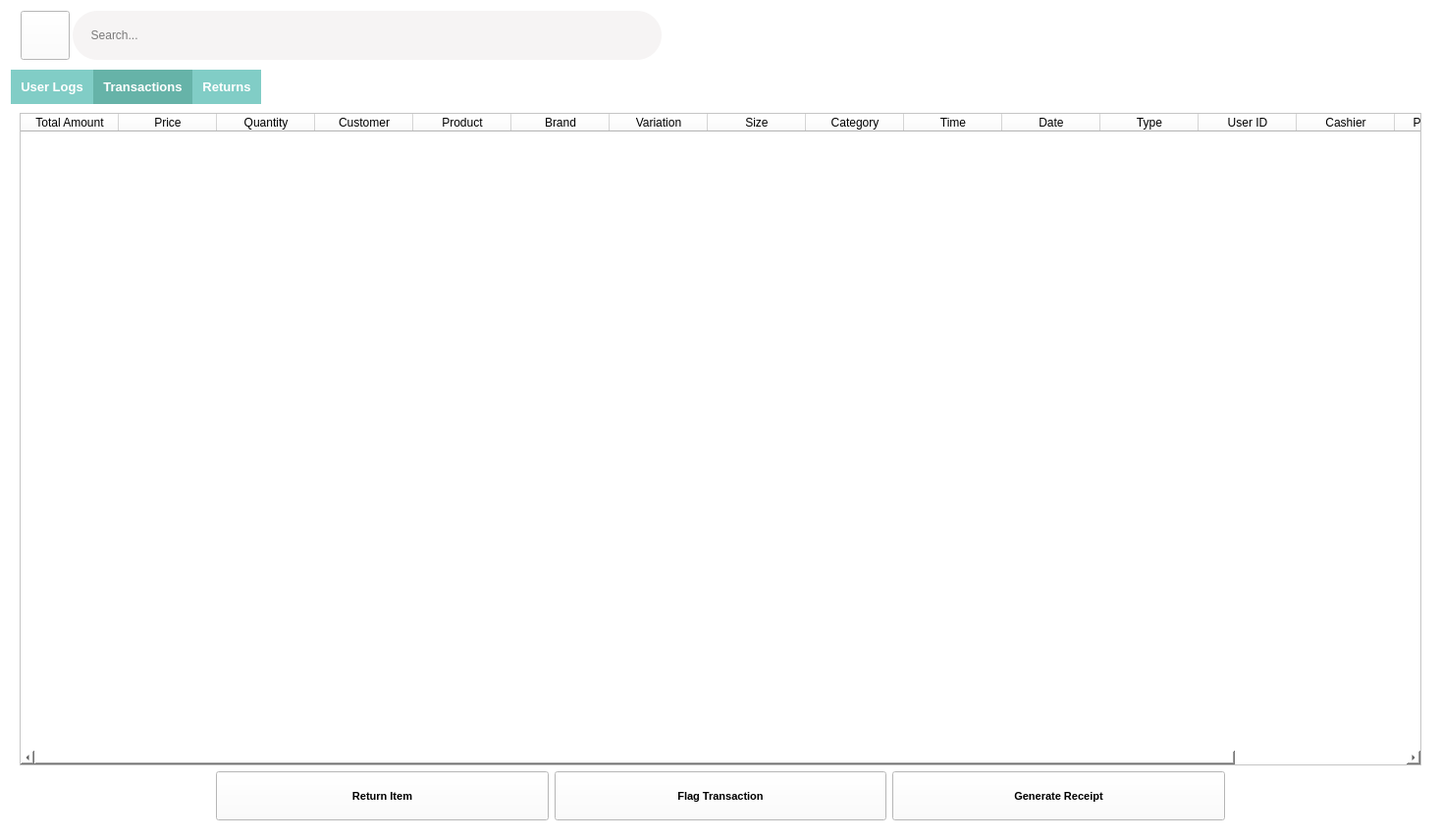
<?xml version="1.0" encoding="UTF-8"?>
<ui version="4.0">
 <class>Cart_Tab</class>
 <widget class="QWidget" name="Cart_Tab">
  <property name="geometry">
   <rect>
    <x>0</x>
    <y>0</y>
    <width>1468</width>
    <height>856</height>
   </rect>
  </property>
  <property name="windowTitle">
   <string>Cart</string>
  </property>
  <property name="styleSheet">
   <string notr="true">background-color:#fff;</string>
  </property>
  <layout class="QGridLayout" name="gridLayout_4">
   <item row="0" column="0">
    <layout class="QGridLayout" name="gridLayout_2">
     <property name="rightMargin">
      <number>0</number>
     </property>
     <property name="horizontalSpacing">
      <number>6</number>
     </property>
     <property name="verticalSpacing">
      <number>10</number>
     </property>
     <item row="0" column="0">
      <layout class="QHBoxLayout" name="horizontalLayout_2">
       <property name="spacing">
        <number>3</number>
       </property>
       <item>
        <spacer name="horizontalSpacer_2">
         <property name="orientation">
          <enum>Qt::Horizontal</enum>
         </property>
         <property name="sizeType">
          <enum>QSizePolicy::Fixed</enum>
         </property>
         <property name="sizeHint" stdset="0">
          <size>
           <width>10</width>
           <height>20</height>
          </size>
         </property>
        </spacer>
       </item>
       <item>
        <widget class="QPushButton" name="search_button">
         <property name="minimumSize">
          <size>
           <width>50</width>
           <height>50</height>
          </size>
         </property>
         <property name="maximumSize">
          <size>
           <width>50</width>
           <height>50</height>
          </size>
         </property>
         <property name="font">
          <font>
           <family>Segoe UI</family>
           <pointsize>14</pointsize>
           <weight>50</weight>
           <italic>false</italic>
           <bold>false</bold>
           <strikeout>false</strikeout>
          </font>
         </property>
         <property name="mouseTracking">
          <bool>true</bool>
         </property>
         <property name="tabletTracking">
          <bool>true</bool>
         </property>
         <property name="layoutDirection">
          <enum>Qt::LeftToRight</enum>
         </property>
         <property name="styleSheet">
          <string notr="true">QPushButton {
 background-color: #f6f4f4;
border-radius:25px;
color:black;
;
}
QPushButton#quit_button {
   background-color: green;
}
QPushButton::pressed {
background-color: #fff;
}
QpushButton{
border: 2px solid #555;
    border-radius: 20px;
    border-style: outset;
border-width:200px;

}
QPushButton:hover {
   background-color: #81cdc6;
   transition: background-color 0.5s cubic-bezier(0.4, 0, 0.2, 1);
color:#fff;
}

shoppingbag:hover{
color:#fff;
background-repeat:no-repeat;
}

border:none;
</string>
         </property>
         <property name="text">
          <string/>
         </property>
         <property name="icon">
          <iconset resource="logo.qrc">
           <normaloff>:/search/search.png</normaloff>:/search/search.png</iconset>
         </property>
         <property name="iconSize">
          <size>
           <width>20</width>
           <height>20</height>
          </size>
         </property>
        </widget>
       </item>
       <item>
        <widget class="QLineEdit" name="search_input">
         <property name="minimumSize">
          <size>
           <width>300</width>
           <height>50</height>
          </size>
         </property>
         <property name="maximumSize">
          <size>
           <width>600</width>
           <height>75</height>
          </size>
         </property>
         <property name="layoutDirection">
          <enum>Qt::LeftToRight</enum>
         </property>
         <property name="styleSheet">
          <string notr="true">border-radius:25px;
padding-right:10px;
padding-left:10px;
background-color:#f6f4f4;
</string>
         </property>
         <property name="text">
          <string/>
         </property>
         <property name="cursorPosition">
          <number>0</number>
         </property>
         <property name="dragEnabled">
          <bool>false</bool>
         </property>
         <property name="placeholderText">
          <string>  Search...</string>
         </property>
         <property name="cursorMoveStyle">
          <enum>Qt::LogicalMoveStyle</enum>
         </property>
        </widget>
       </item>
       <item>
        <spacer name="horizontalSpacer_4">
         <property name="orientation">
          <enum>Qt::Horizontal</enum>
         </property>
         <property name="sizeHint" stdset="0">
          <size>
           <width>40</width>
           <height>20</height>
          </size>
         </property>
        </spacer>
       </item>
      </layout>
     </item>
     <item row="1" column="0">
      <widget class="QTabWidget" name="tabWidget">
       <property name="font">
        <font>
         <family>Segoe UI</family>
         <pointsize>10</pointsize>
         <weight>75</weight>
         <bold>true</bold>
        </font>
       </property>
       <property name="layoutDirection">
        <enum>Qt::LeftToRight</enum>
       </property>
       <property name="styleSheet">
        <string notr="true">QTabWidget::tab-bar {
   border: 1px solid gray;
background-color:81cdc6;
}
QTabBar::tab {
  background: #81cdc6;
  color: #fff;
  padding: 10px;
border-radius: 20px;

 }

 QTabBar::tab:selected {
  background: #66b3a8 ;
 }
QTabWidget::pane { 
   border: none;
}</string>
       </property>
       <property name="tabShape">
        <enum>QTabWidget::Rounded</enum>
       </property>
       <property name="currentIndex">
        <number>1</number>
       </property>
       <property name="iconSize">
        <size>
         <width>20</width>
         <height>20</height>
        </size>
       </property>
       <property name="elideMode">
        <enum>Qt::ElideRight</enum>
       </property>
       <property name="tabBarAutoHide">
        <bool>false</bool>
       </property>
       <widget class="QWidget" name="tab">
        <attribute name="title">
         <string>User Logs</string>
        </attribute>
        <layout class="QGridLayout" name="gridLayout_3">
         <item row="0" column="0">
          <widget class="QTableWidget" name="tableWidget">
           <column>
            <property name="text">
             <string>Log ID</string>
            </property>
           </column>
           <column>
            <property name="text">
             <string>User ID</string>
            </property>
           </column>
           <column>
            <property name="text">
             <string>Action</string>
            </property>
           </column>
           <column>
            <property name="text">
             <string>Time</string>
            </property>
           </column>
           <column>
            <property name="text">
             <string>Date</string>
            </property>
           </column>
          </widget>
         </item>
        </layout>
       </widget>
       <widget class="QWidget" name="Transactions">
        <attribute name="title">
         <string>Transactions</string>
        </attribute>
        <layout class="QVBoxLayout" name="verticalLayout">
         <item>
          <widget class="QTableWidget" name="tableWidget_2">
           <column>
            <property name="text">
             <string>Total Amount</string>
            </property>
           </column>
           <column>
            <property name="text">
             <string>Price</string>
            </property>
           </column>
           <column>
            <property name="text">
             <string>Quantity</string>
            </property>
           </column>
           <column>
            <property name="text">
             <string>Customer</string>
            </property>
           </column>
           <column>
            <property name="text">
             <string>Product</string>
            </property>
           </column>
           <column>
            <property name="text">
             <string>Brand</string>
            </property>
           </column>
           <column>
            <property name="text">
             <string>Variation</string>
            </property>
           </column>
           <column>
            <property name="text">
             <string>Size</string>
            </property>
           </column>
           <column>
            <property name="text">
             <string>Category</string>
            </property>
           </column>
           <column>
            <property name="text">
             <string>Time</string>
            </property>
           </column>
           <column>
            <property name="text">
             <string>Date</string>
            </property>
           </column>
           <column>
            <property name="text">
             <string>Type</string>
            </property>
           </column>
           <column>
            <property name="text">
             <string>User ID</string>
            </property>
           </column>
           <column>
            <property name="text">
             <string>Cashier</string>
            </property>
           </column>
           <column>
            <property name="text">
             <string>Payment ID</string>
            </property>
           </column>
           <column>
            <property name="text">
             <string>Contact</string>
            </property>
           </column>
          </widget>
         </item>
         <item>
          <layout class="QHBoxLayout" name="horizontalLayout">
           <property name="leftMargin">
            <number>200</number>
           </property>
           <property name="rightMargin">
            <number>200</number>
           </property>
           <item>
            <widget class="QPushButton" name="return_button">
             <property name="minimumSize">
              <size>
               <width>175</width>
               <height>50</height>
              </size>
             </property>
             <property name="maximumSize">
              <size>
               <width>400</width>
               <height>60</height>
              </size>
             </property>
             <property name="font">
              <font>
               <family>Segoe UI</family>
               <pointsize>8</pointsize>
               <weight>75</weight>
               <bold>true</bold>
               <strikeout>false</strikeout>
              </font>
             </property>
             <property name="mouseTracking">
              <bool>true</bool>
             </property>
             <property name="tabletTracking">
              <bool>true</bool>
             </property>
             <property name="layoutDirection">
              <enum>Qt::LeftToRight</enum>
             </property>
             <property name="styleSheet">
              <string notr="true">QPushButton {
 background-color: #F88379;
border-radius:12px;
color:#fff;
}
QPushButton#quit_button {
   background-color: green;
}
QPushButton::pressed {
background-color: #fff;
}
QpushButton{
border: 2px solid #555;
    border-radius: 20px;
    border-style: outset;
border-width:200px;
    
}
QPushButton:hover {
   background-color: #E5676B;
   transition: background-color 0.5s cubic-bezier(0.4, 0, 0.2, 1);
}

border:none;
</string>
             </property>
             <property name="text">
              <string>Return Item</string>
             </property>
             <property name="icon">
              <iconset>
               <normaloff>:/new/Shop/Shoppingcart.png</normaloff>:/new/Shop/Shoppingcart.png</iconset>
             </property>
             <property name="iconSize">
              <size>
               <width>22</width>
               <height>22</height>
              </size>
             </property>
            </widget>
           </item>
           <item>
            <widget class="QPushButton" name="flag_transaction_button">
             <property name="minimumSize">
              <size>
               <width>175</width>
               <height>50</height>
              </size>
             </property>
             <property name="maximumSize">
              <size>
               <width>400</width>
               <height>60</height>
              </size>
             </property>
             <property name="font">
              <font>
               <family>Segoe UI</family>
               <pointsize>8</pointsize>
               <weight>75</weight>
               <bold>true</bold>
               <strikeout>false</strikeout>
              </font>
             </property>
             <property name="mouseTracking">
              <bool>true</bool>
             </property>
             <property name="tabletTracking">
              <bool>true</bool>
             </property>
             <property name="layoutDirection">
              <enum>Qt::LeftToRight</enum>
             </property>
             <property name="styleSheet">
              <string notr="true">QPushButton {
 background-color: #10cc94;
border-radius:12px;
color:#fff;
}
QPushButton#quit_button {
   background-color: green;
}
QPushButton::pressed {
background-color: #fff;
}
QpushButton{
border: 2px solid #555;
    border-radius: 20px;
    border-style: outset;
border-width:200px;
    
}
QPushButton:hover {
   background-color: #0a9c73;
   transition: background-color 0.5s cubic-bezier(0.4, 0, 0.2, 1);
}

border:none;
</string>
             </property>
             <property name="text">
              <string>Flag Transaction</string>
             </property>
             <property name="icon">
              <iconset>
               <normaloff>:/new/Shop/Shoppingcart.png</normaloff>:/new/Shop/Shoppingcart.png</iconset>
             </property>
             <property name="iconSize">
              <size>
               <width>22</width>
               <height>22</height>
              </size>
             </property>
            </widget>
           </item>
           <item>
            <widget class="QPushButton" name="receipt_button">
             <property name="minimumSize">
              <size>
               <width>175</width>
               <height>50</height>
              </size>
             </property>
             <property name="maximumSize">
              <size>
               <width>400</width>
               <height>60</height>
              </size>
             </property>
             <property name="font">
              <font>
               <family>Segoe UI</family>
               <pointsize>8</pointsize>
               <weight>75</weight>
               <bold>true</bold>
               <strikeout>false</strikeout>
              </font>
             </property>
             <property name="mouseTracking">
              <bool>true</bool>
             </property>
             <property name="tabletTracking">
              <bool>true</bool>
             </property>
             <property name="layoutDirection">
              <enum>Qt::LeftToRight</enum>
             </property>
             <property name="styleSheet">
              <string notr="true">QPushButton {
 background-color: #10cc94;
border-radius:12px;
color:#fff;
}
QPushButton#quit_button {
   background-color: green;
}
QPushButton::pressed {
background-color: #fff;
}
QpushButton{
border: 2px solid #555;
    border-radius: 20px;
    border-style: outset;
border-width:200px;
    
}
QPushButton:hover {
   background-color: #0a9c73;
   transition: background-color 0.5s cubic-bezier(0.4, 0, 0.2, 1);
}

border:none;
</string>
             </property>
             <property name="text">
              <string>Generate Receipt</string>
             </property>
             <property name="icon">
              <iconset>
               <normaloff>:/new/Shop/Shoppingcart.png</normaloff>:/new/Shop/Shoppingcart.png</iconset>
             </property>
             <property name="iconSize">
              <size>
               <width>22</width>
               <height>22</height>
              </size>
             </property>
            </widget>
           </item>
          </layout>
         </item>
        </layout>
       </widget>
       <widget class="QWidget" name="Returns">
        <attribute name="title">
         <string>Returns</string>
        </attribute>
        <layout class="QGridLayout" name="gridLayout">
         <item row="0" column="0">
          <widget class="QTableWidget" name="tableWidget_3">
           <column>
            <property name="text">
             <string>Return ID</string>
            </property>
           </column>
           <column>
            <property name="text">
             <string>Product Name</string>
            </property>
           </column>
           <column>
            <property name="text">
             <string>Brand</string>
            </property>
           </column>
           <column>
            <property name="text">
             <string>Variation</string>
            </property>
           </column>
           <column>
            <property name="text">
             <string>Size</string>
            </property>
           </column>
           <column>
            <property name="text">
             <string>Quantity</string>
            </property>
           </column>
           <column>
            <property name="text">
             <string>Date</string>
            </property>
           </column>
           <column>
            <property name="text">
             <string>Date of Return</string>
            </property>
           </column>
           <column>
            <property name="text">
             <string>Transaction ID</string>
            </property>
           </column>
          </widget>
         </item>
        </layout>
       </widget>
      </widget>
     </item>
    </layout>
   </item>
  </layout>
 </widget>
 <resources>
  <include location="logo.qrc"/>
 </resources>
 <connections/>
</ui>
